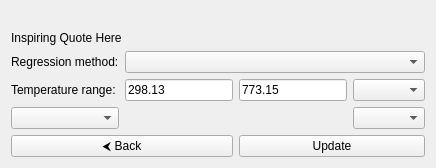
<?xml version="1.0" encoding="UTF-8"?>
<ui version="4.0">
    <class>RegressionOutputPage</class>
    <widget class="QWidget" name="RegressionOutputPage">
        <layout class="QVBoxLayout" name="beerLogoLayout">
            <item>
                <widget class="QLabel" name="logoLabel">
                    <property name="pixmap">
                        <pixmap>:images/BigLogo.png</pixmap> <!-- Reference to logo -->
                    </property>
                </widget>
            </item>
            <item>
                <widget class="QLabel" name="beerQuoteLabel">
                    <property name="text">
                        <string>Inspiring Quote Here</string>
                    </property>
                </widget>
            </item>
            <item>
                <layout class="QGridLayout" name="gridLayout">
                    <!-- Row 0 -->
                    <item row="0" column="0">
                        <widget class="QLabel" name="regressionMethodLabel">
                            <property name="text">
                                <string>Regression method:</string>
                            </property>
                        </widget>
                    </item>
                    <item row="0" column="1" colspan="3">
                        <widget class="QComboBox" name="regressionComboBox" />
                    </item>

                    <!-- Row 1 -->
                    <item row="1" column="0">
                        <widget class="QLabel" name="temperatureLabel">
                            <property name="text">
                                <string>Temperature range:</string>
                            </property>
                        </widget>
                    </item>
                    <item row="1" column="1">
                        <widget class="QLineEdit" name="minTemperatureEditLine">
                            <property name="text">
                                <string>298.13</string>
                            </property>
                        </widget>
                    </item>
                    <item row="1" column="2">
                        <widget class="QLineEdit" name="maxTemperatureEditLine">
                            <property name="text">
                                <string>773.15</string>
                            </property>
                        </widget>
                    </item>
                    <item row="1" column="3">
                        <widget class="QComboBox" name="temperatureUdComboBox">
                        </widget>
                    </item>

                    <!-- Row 2 -->
                    <item row="2" column="0">
                        <widget class="QComboBox" name="propertyComboBox" />
                    </item>
                    <item row="2" column="1">
                        <widget class="QLabel" name="aLabel" />
                    </item>
                    <item row="2" column="2">
                        <widget class="QLabel" name="bLabel" />
                    </item>
                    <item row="2" column="3">
                        <widget class="QComboBox" name="propertyUdComboBox">
                        </widget>
                    </item>

                    <!-- Row 3 -->
                    <item row="3" column="0" colspan="4">
                        <layout class="QVBoxLayout" name="plotLayout">
                        </layout>
                    </item>

                    <!-- Row 4 -->
                    <item row="4" column="0" colspan="2">
                        <widget class="QPushButton" name="backButton">
                            <property name="text">
                                <string>&#x2B9C; Back</string>
                            </property>
                            <property name="toolTip">
                                <string>Go back to regression page</string>
                            </property>
                        </widget>
                    </item>
                    <item row="4" column="2" colspan="2">
                        <widget class="QPushButton" name="updateButton">
                            <property name="text">
                                <string>Update</string>
                            </property>
                            <property name="toolTip">
                                <string>Update plot</string>
                            </property>
                        </widget>
                    </item>
                </layout>
            </item>
        </layout>
    </widget>
</ui>
